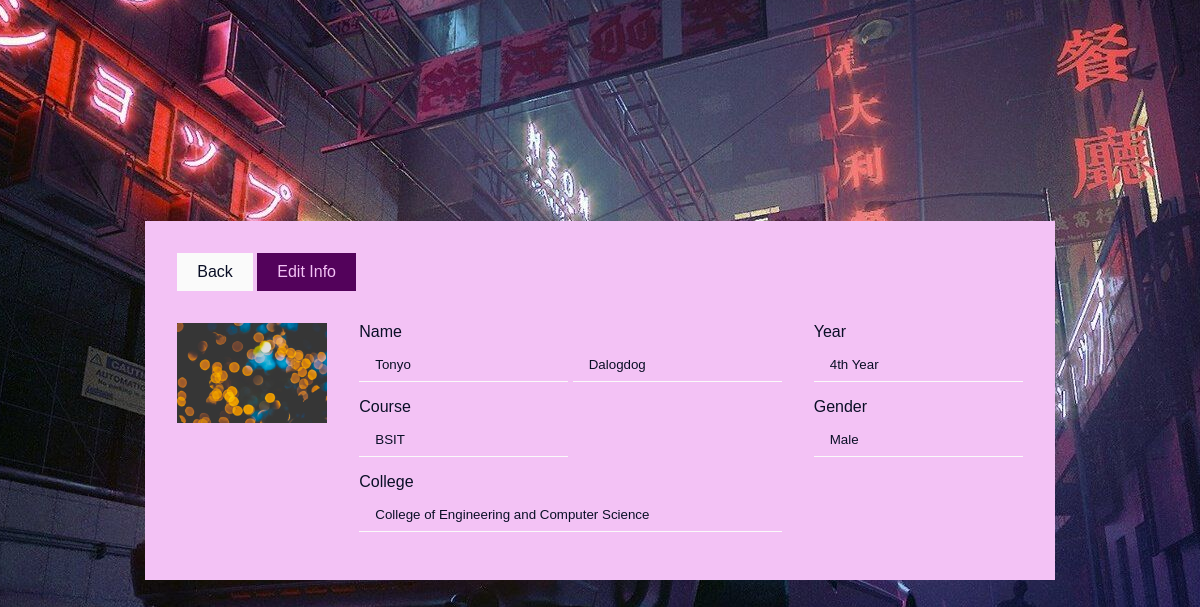
/studentView.php?id=5 (signed in), run on the app's committed database.
### tables this page shows
CREATE TABLE `student` (
  `id` int NOT NULL,
  `displayId` varchar(12) NOT NULL,
  `firstName` varchar(64) NOT NULL,
  `lastName` varchar(64) NOT NULL,
  `course` varchar(64) NOT NULL,
  `college` varchar(64) NOT NULL,
  `year` varchar(16) DEFAULT NULL,
  `gender` varchar(10) NOT NULL,
  `studentImg` varchar(128) NOT NULL
);

### studentView.php (the view, shortened to what this page needs)
<?php
include("server.php");
?>
<!DOCTYPE html>
<html lang="en">
<head>
    <link rel="stylesheet" href="https://cdn.jsdelivr.net/npm/bootstrap-icons@1.9.1/font/bootstrap-icons.css">
    <link href="assets/css/style.css" rel="stylesheet" />
</head>
<body>
    <main>
        <?php
        $id = $_GET['id'];
        $query = "SELECT * FROM student WHERE id = '$id'";
        $result = mysqli_query($db, $query);
        $row = mysqli_fetch_assoc($result);
        ?>
        <a href="javascript:history.back()" class="back-btn">Back</a>
        <a href="studentEdit.php?id=<?php echo $id ?>" class="add-btn">Edit Info</a>
        <div class="row">
            <div class="col-img">
                <div class="img-container">
                    <img src="images/<?php echo $row['studentImg'] ?>" class="student-img">
                </div>
            </div>
            <div class="col-center">
                <label for="">Name</label>
                <input type="text" name="firstName" placeholder="First Name" value="<?php echo $row['firstName'] ?>" readonly>
                <input type="text" name="lastName" value="<?php echo $row['lastName'] ?>" readonly>
                <label for="course">Course</label>
                <input type="text" name="course" value="<?php echo $row['course'] ?>" readonly>
                <label for="college">College</label>
                <input type="text" name="college" id="college-input" value="<?php echo $row['college'] ?>" readonly>
            </div>
            <div class="col-right">
                <label for="year">Year</label>
                <input type="text" name="year" value="<?php echo $row['year'] ?>" readonly>
                <label for="gender">Gender</label>
                <input type="text" name="gender" value="<?php echo $row['gender'] ?>" readonly>
            </div>
        </div>
    </main>
</body>
</html>

### style.css (style rules this page uses)
* { box-sizing: border-box; }
:root { --primary-color: #0A0F26; --off-color: #fafafa; --fade-color: rgba(223, 223, 223, 0.08); --base-color: #f3c2f5; --secondary-color: #53025b; }
* { font-family: 'Rubik', sans-serif; font-weight: 400; color: var(--primary-color); }
a { text-decoration: none; position: relative; }
body { background-image: url('../img/bg.jpg'); background-repeat: no-repeat; background-attachment: fixed; background-position: center; height: 100vh; margin: 0; overflow: hidden; display: flex; align-items: center; justify-content: center; }
main { background-color: var(--base-color); padding: 2rem; }
.add-btn { background-color: var(--secondary-color); color: var(--base-color); display: inline-block; width: fit-content; padding: 10px 20px; margin-bottom: 1rem; transition: 300ms; }
.back-btn { background-color: var(--off-color); color: var(--primary-color); display: inline-block; width: fit-content; padding: 10px 20px; margin-bottom: 1rem; transition: 300ms; }
.img-container { width: fit-content; }
.img-container img { width: 150px; }
label { display: block; margin-bottom: 0.5rem; }
input, select { margin-bottom: 1rem; }
input[type="text"] { height: 2rem; width: fit-content; padding: 1rem; outline: 0; border: 0; border-bottom: 1px solid var(--off-color); background-color: transparent; }
#college-input { width: 100%; }
.row { display: flex; margin: auto; margin-top: 1rem; }
.col-img, .col-center { margin-right: 2rem; }

### data on the page
student: studentImg (picture), firstName "Tonyo", lastName "Dalogdog", course "BSIT", college "College of Engineering and Computer Science", year "4th Year", gender "Male"
